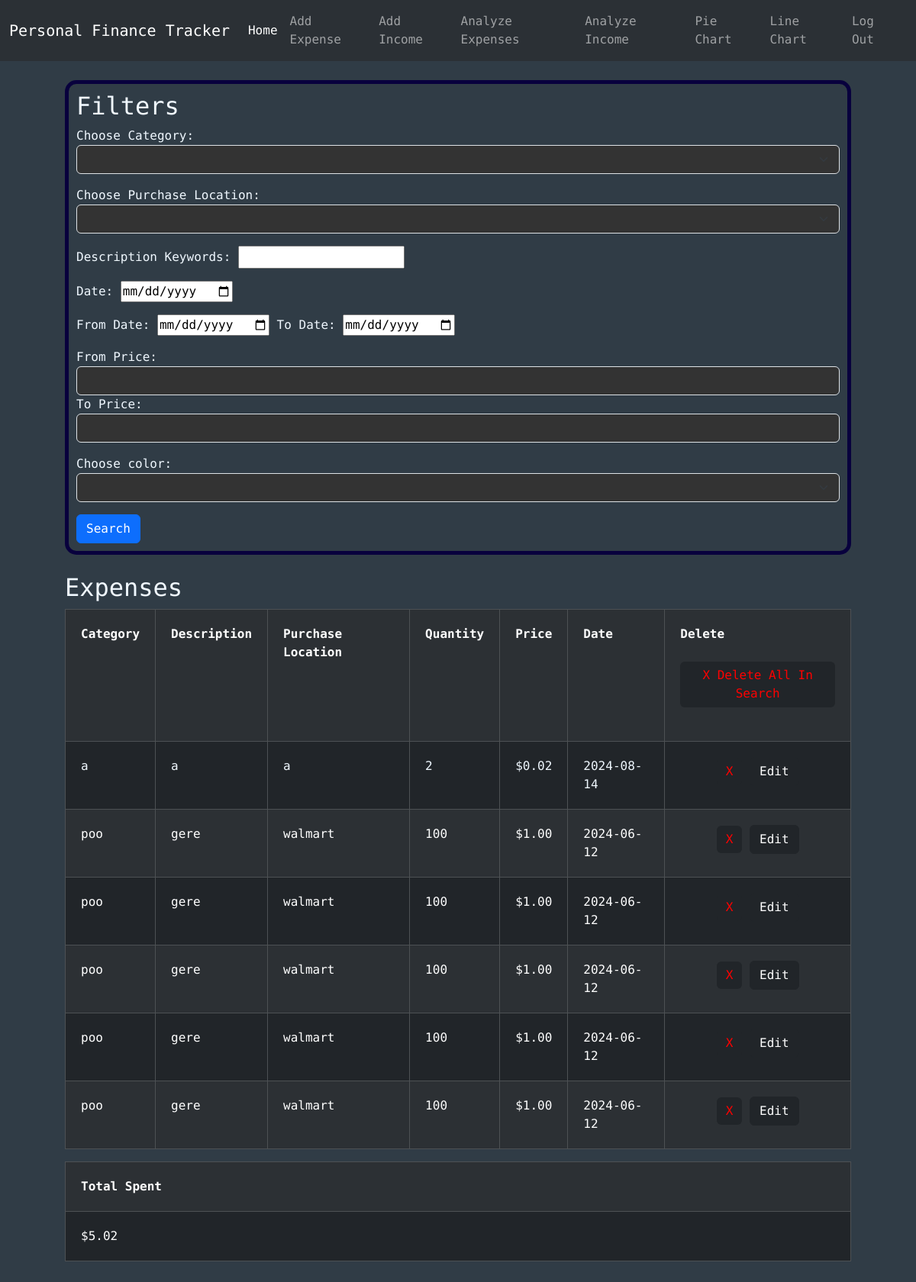
The page /analyzeExpenses (signed in) on the database as committed earlier.
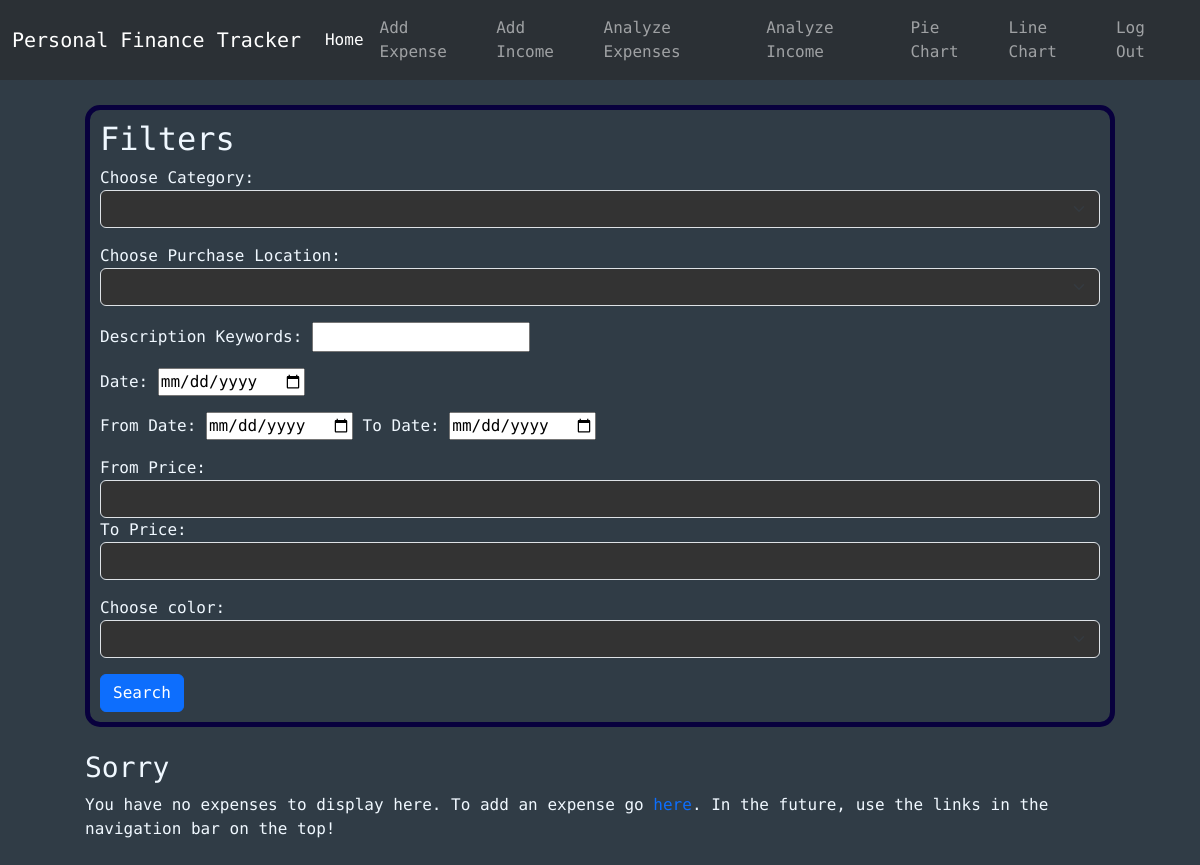
The same page on the database as committed later.
### tables this page shows
CREATE TABLE expenses (id INTEGER PRIMARY KEY, user_id INTEGER NOT NULL, category TEXT, description TEXT, purchaseLocation TEXT, quantity INTEGER NOT NULL, price NUMERIC NOT NULL, date TEXT NOT NULL, color TEXT, FOREIGN KEY (user_id) REFERENCES users(id));

### app.py (the view)
@app.route("/analyzeExpenses", methods=["GET", "POST"])
@login_required
def analyzeExpenses():
    conn = get_db_connection()
    categories = conn.execute("SELECT DISTINCT category FROM expenses WHERE user_id = ?", (session["user_id"],)).fetchall()
    purchaseLocations = conn.execute("SELECT DISTINCT purchaseLocation FROM expenses WHERE user_id = ?", (session["user_id"],)).fetchall()
    colors = conn.execute("SELECT DISTINCT color FROM expenses WHERE user_id = ?", (session["user_id"],)).fetchall()
    categoryFilter = None
    purchaseLocationFilter = None
    keywordsFilter = None
    dateFilter = None
    fromDateFilter =None
    toDateFilter = None
    fromPriceFilter = None
    toPriceFilter = None
    colorFilter = None
    exps = conn.execute("SELECT * FROM expenses WHERE user_id = ?", (session["user_id"],)).fetchall()
    total = conn.execute("SELECT SUM(price) AS sum FROM expenses WHERE user_id = ?", (session["user_id"],)).fetchall()[0]["sum"]
    if request.method == "POST":
        categoryFilter = request.form.get("category")
        purchaseLocationFilter = request.form.get("purchaseLocation")
        keywordsFilter = request.form.get("keywords")
        dateFilter = request.form.get("date")
        fromDateFilter = request.form.get("fromDate")
        toDateFilter = request.form.get("toDate")
        fromPriceFilter = request.form.get("fromPrice")
        toPriceFilter = request.form.get("toPrice")
        colorFilter = request.form.get("color")
        if dateFilter and (fromDateFilter or toDateFilter):
            flash("Cannot do from-to date at the same time as a specific date")
        if (fromPriceFilter and toPriceFilter) and float(fromPriceFilter) > float(toPriceFilter):
            flash("From-price must be smaller than to-price")
        if fromDateFilter:
            fD = date.fromisoformat(fromDateFilter)
        if toDateFilter:
            tD = date.fromisoformat(toDateFilter)
        if  fromDateFilter and toDateFilter and (not dateIsLessThan(fD, tD)):
            flash("From-date must be less than to-date")
        floatedFromPriceFilter = 0
        if fromPriceFilter:
            floatedFromPriceFilter = float(fromPriceFilter)
        floatedToPriceFilter = 0
        if toPriceFilter:
            floatedToPriceFilter = float(toPriceFilter)
        exps = conn.execute("SELECT * FROM expenses WHERE"\
                            " user_id = ?"\
                            " AND CASE WHEN ? != '' THEN category = ? ELSE 1 END"\
                            " AND CASE WHEN ? != '' THEN purchaseLocation = ? ELSE 1 END"\
                            " AND CASE WHEN ? != '' THEN description LIKE ? ELSE 1 END"\
                            " AND CASE WHEN ? != '' THEN date = ? ELSE 1 END"\
                             " AND CASE WHEN ? != '' AND ? != '' THEN date BETWEEN ? AND ? "\
                                " WHEN ? != '' AND ? == '' THEN date BETWEEN ? AND '9999-00-00'"\
                                " WHEN ? != '' AND ? == '' THEN date BETWEEN 0000-00-00  AND ?"\
                                " ELSE 1 END"\
                            " AND CASE WHEN ? != '' AND ? != '' THEN price BETWEEN ? AND ? "\
                                " WHEN ? != '' AND ? == '' THEN price BETWEEN ? AND 99999999"\
                                " WHEN ? != '' AND ? == '' THEN price BETWEEN 0 AND ?"\
                                " ELSE 1 END"\
                            " AND CASE WHEN ? != '' THEN color = ? ELSE 1 END"
                            , (session["user_id"], categoryFilter, categoryFilter, purchaseLocationFilter, purchaseLocationFilter, keywordsFilter, f'%{keywordsFilter}%', dateFilter, dateFilter, fromDateFilter, toDateFilter, fromDateFilter, toDateFilter, fromDateFilter, toDateFilter, fromDateFilter, toDateFilter, fromDateFilter, toDateFilter , fromPriceFilter, toPriceFilter, floatedFromPriceFilter, floatedToPriceFilter, fromPriceFilter, toPriceFilter, floatedFromPriceFilter, fromPriceFilter, toPriceFilter, floatedToPriceFilter, colorFilter, colorFilter)).fetchall()
        total = conn.execute("SELECT SUM(price) AS sum FROM expenses WHERE"\
                            " user_id = ?"\
                            " AND CASE WHEN ? != '' THEN category = ? ELSE 1 END"\
                            " AND CASE WHEN ? != '' THEN purchaseLocation = ? ELSE 1 END"\
                            " AND CASE WHEN ? != '' THEN description LIKE ? ELSE 1 END"\
                            " AND CASE WHEN ? != '' THEN date = ? ELSE 1 END"\
                            " AND CASE WHEN ? != '' AND ? != '' THEN date BETWEEN ? AND ? "\
                                " WHEN ? != '' AND ? == '' THEN date BETWEEN ? AND '9999-00-00'"\
                                " WHEN ? != '' AND ? == '' THEN date BETWEEN 0000-00-00  AND ?"\
                                " ELSE 1 END"\
                            " AND CASE WHEN ? != '' AND ? != '' THEN price BETWEEN ? AND ? "\
                                " WHEN ? != '' AND ? == '' THEN price BETWEEN ? AND 99999999"\
                                " WHEN ? != '' AND ? == '' THEN price BETWEEN 0 AND ?"\
                                " ELSE 1 END"\
                            " AND CASE WHEN ? != '' THEN color = ? ELSE 1 END"
                            , (session["user_id"], categoryFilter, categoryFilter, purchaseLocationFilter, purchaseLocationFilter, keywordsFilter, f'%{keywordsFilter}%', dateFilter, dateFilter, fromDateFilter, toDateFilter, fromDateFilter, toDateFilter, fromDateFilter, toDateFilter, fromDateFilter, toDateFilter, fromDateFilter, toDateFilter, fromPriceFilter, toPriceFilter, floatedFromPriceFilter, floatedToPriceFilter, fromPriceFilter, toPriceFilter, floatedFromPriceFilter, fromPriceFilter, toPriceFilter, floatedToPriceFilter, colorFilter, colorFilter)).fetchall()[0]["sum"]
    elif request.method == "GET":
        categoryFilter = categoryFilter if categoryFilter is not None else ""
        purchaseLocationFilter = purchaseLocationFilter if purchaseLocationFilter is not None else ""
        keywordsFilter = keywordsFilter if keywordsFilter is not None else ""
        dateFilter = dateFilter if dateFilter is not None else ""
        fromDateFilter = fromDateFilter if fromDateFilter is not None else ""
        toDateFilter = toDateFilter if toDateFilter is not None else ""
        fromPriceFilter = fromPriceFilter if fromPriceFilter is not None else ""
        toPriceFilter = toPriceFilter if toPriceFilter is not None else ""
        colorFilter = colorFilter if colorFilter is not None else ""
    return render_template("analyzeExpenses.html", categories=categories,purchaseLocations=purchaseLocations, colors=colors, expenses=exps,total=total,categoryFilter=categoryFilter,purchaseLocationFilter=purchaseLocationFilter,keywordsFilter=keywordsFilter,dateFilter=dateFilter,fromDateFilter=fromDateFilter,toDateFilter=toDateFilter,    fromPriceFilter=fromPriceFilter, toPriceFilter=toPriceFilter, colorFilter=colorFilter)

### helpers.py (called while the page is built)
def login_required(f):
    @wraps(f)
    def decorated_function(*args, **kwargs):
        if session.get("user_id") is None:
            return redirect("/login")
        return f(*args, **kwargs)
    return decorated_function

def get_db_connection():
    conn = sqlite3.connect('database.db')
    conn.row_factory = sqlite3.Row
    return conn

### templates/analyzeExpenses.html (shortened to what the changed rows need)
{% extends "layout.html" %}
{% block body %}
<div class="cont center-horizontal">
  <div class="formBox">
    <h2>Filters</h2>
    <form action="/analyzeExpenses" method="post">
    </form>
  </div>
  <br />
  {% if expenses -%}
  <div>
    <div>
      <h2>Expenses</h2>
      <div class="table-responsive">
        <table
          class="table table-dark table-striped table-bordered table-hover"
        >
          <tr>
            <th scope="col">Category</th>
            <th scope="col">Description</th>
            <th scope="col">Purchase Location</th>
            <th scope="col">Quantity</th>
            <th scope="col">Price</th>
            <th scope="col">Date</th>
            <th scope="col">
              Delete <br>
              <div id="expensesContainer">
              </div>
                <button
                  onclick="submitDeletes()"
                   class="delete-btn btn btn-dark"
                  style="color: red; border: 0; text-align: center"
                >
                  X Delete All In Search
                </button>
              <br />
            </th>
          </tr>
          {% for expense in expenses %}
          <tr>
            <td style="color: {{expense['color']}}">{{ expense["category"] }}</td>
            <td style="color: {{expense['color']}}">{{ expense["description"] }}</td>
            <td style="color: {{expense['color']}}">{{ expense["purchaseLocation"] }}</td>
            <td style="color: {{expense['color']}}">{{ expense["quantity"] }}</td>
            <td style="color: {{expense['color']}}">{{ "$%.2f"| format(expense["price"] )}}</td>
            <td style="color: {{expense['color']}}">{{ expense["date"] }}</td>
            <td style="text-align: center">
              <form action="/delete" method="POST" style="display: inline-block">
                <button
                  type="submit"
                  class="delete-btn btn btn-dark"
                  style="color: red; border: 0; text-align: center"
                >
                  X
                </button>
              </form>
              <form action="/edit" method="POST" style="display: inline-block">
                <button type="submit" class="delete-btn btn btn-dark">
                  Edit
                </button>
              </form>
            </td>
          </tr>
          {% endfor %}
        </table>
      </div>
      <table class="table table-dark table-striped table-bordered table-hover">
        <tr>
          <th scope="col">Total Spent</th>
        </tr>
        <tr>
          <td>{{"$%.2f"| format(total)}}</td>
        </tr>
      </table>
    </div>
    {% else -%}
    <h3>Sorry</h3>
    <p>
      You have no expenses to display here. To add an expense go
      <a href="/add-expense">here</a>. In the future, use the links in the
      navigation bar on the top!
    </p>
    {% endif %}
  </div>
</div>
{% endblock %}

Rows that differ between the two databases and show on the page:
removed expenses: category "a", description "a", purchaseLocation "a", quantity "2", price "$0.02", date "2024-08-14", color "#f0f8ff" (drawn)
removed expenses: category "poo", description "gere", purchaseLocation "walmart", quantity "100", price "$1.00", date "2024-06-12"
removed expenses: category "poo", description "gere", purchaseLocation "walmart", quantity "100", price "$1.00", date "2024-06-12"
removed expenses: category "poo", description "gere", purchaseLocation "walmart", quantity "100", price "$1.00", date "2024-06-12"
removed expenses: category "poo", description "gere", purchaseLocation "walmart", quantity "100", price "$1.00", date "2024-06-12"
removed expenses: category "poo", description "gere", purchaseLocation "walmart", quantity "100", price "$1.00", date "2024-06-12"
Other text that changed with them:
{{ "$%.2f"| format(total) }}: "$5.02" → (not shown)
text no longer shown: "Expenses Category Description Purchase Location Quantity Price Date Delete X Delete All In Search Total Spent"
text now shown: "Sorry You have no expenses to display here. To add an expense go here . In the future, use the links in the navigation bar on the top!"
